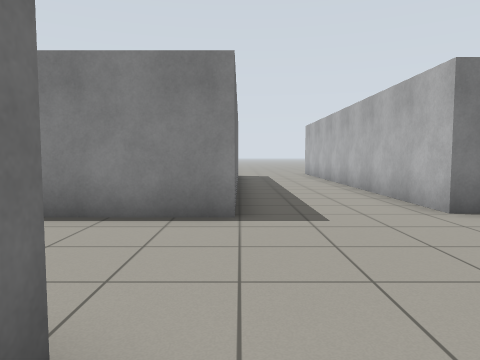
view 1 (above)

18 first-person views from a walk through a robot-simulator world made for Gazebo. The camera is 0.94 m above the floor, tilts 4° down and sees 70° across. The floor is counted in squares, 1 m on a side. Each view is taken from the middle of a square. On the plan, view 1 faces up. The plan holds only what a view shows up to about 12 squares ahead; the rest is blank.

view 2
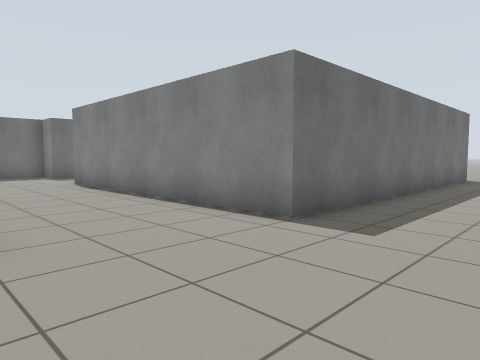

view 3
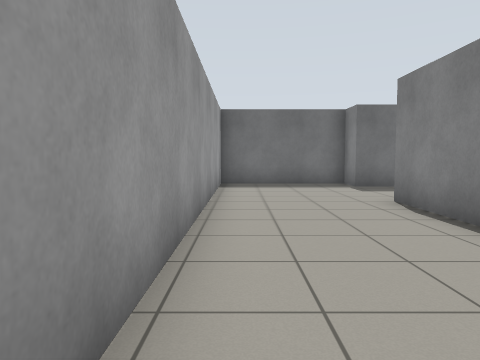

view 4
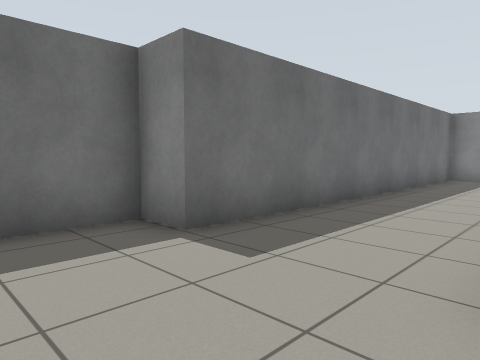

view 5
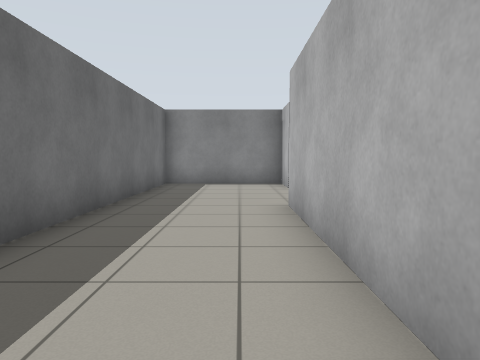

view 6
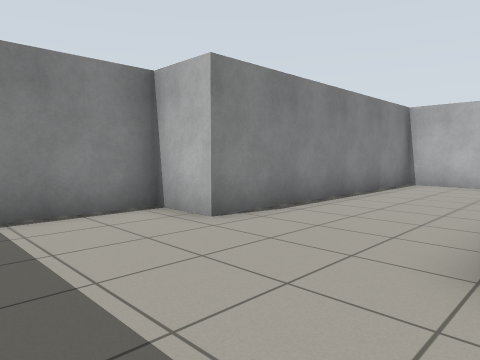

view 7
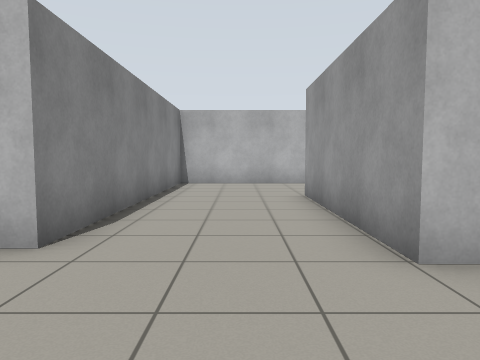

view 8
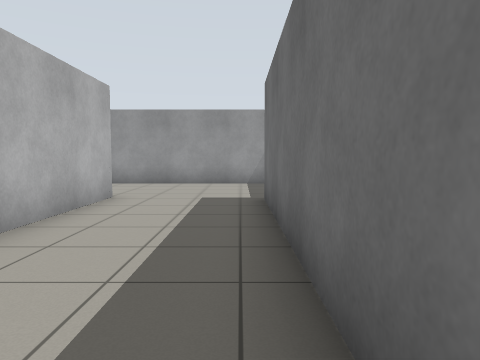

view 9
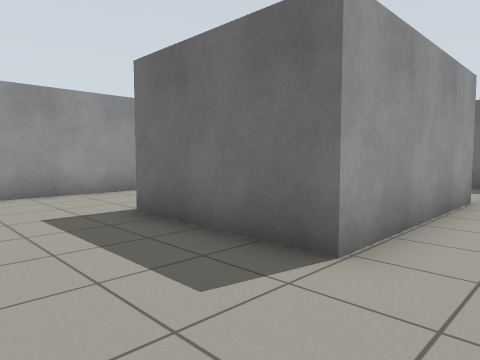

view 10
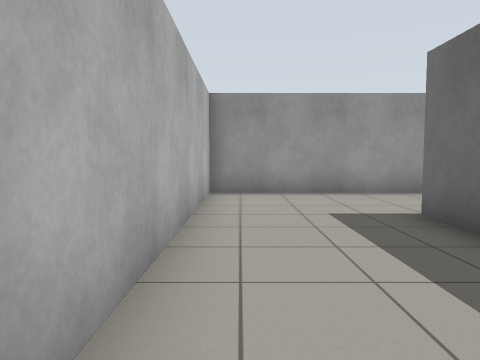

view 11
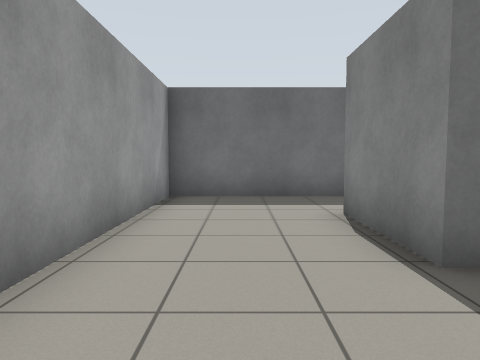

view 12
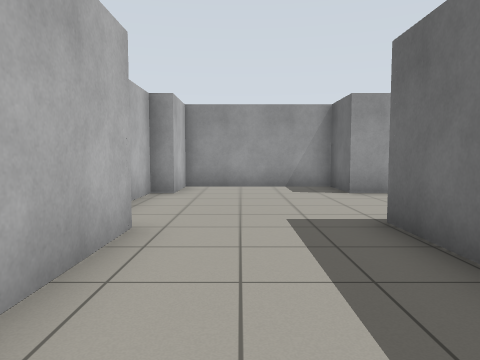

view 13
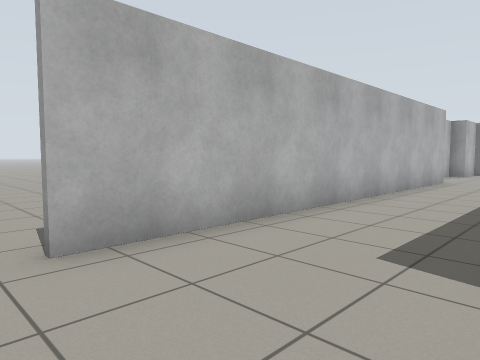

view 14
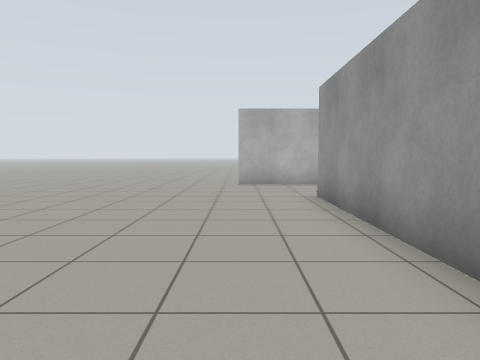

view 15
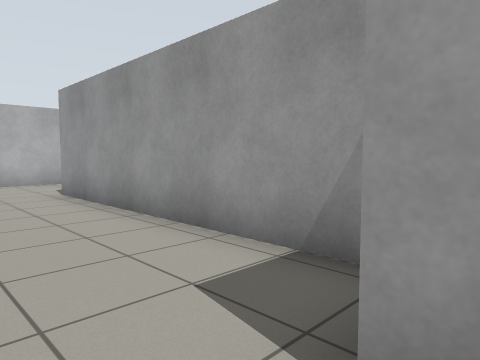

view 16
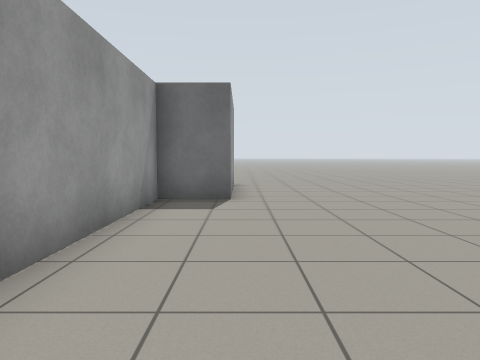

view 17
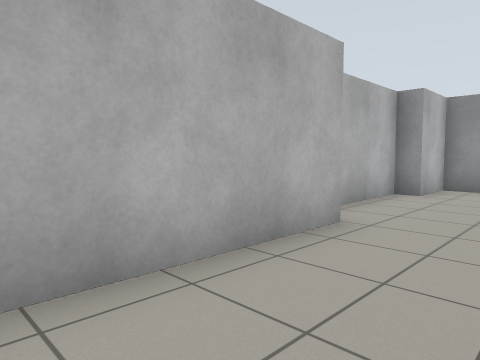

view 18
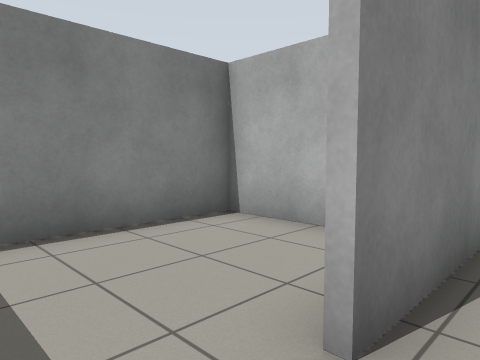

### Floor plan
Points are (right, up) in squares from view 1. A wall is a line through its corners. A room is listed if a view was taken in it or the views show most of it. See-through windows are left out.
Room 1 (views 1, 2, 3, 4, 5, 6, 7, 8, 9, 10, 11, 12, 13, 14, 15, 16, 17, 18)
walls: (-0.1, 15) (-0.1, 5.2) (-9.1, 5.2) (-9.1, 12.4) (-3.8, 12.4) (-3.8, 8.7) (-6.6, 8.7); (-8.9, 9.5) (-8.9, 5.4) (-0.2, 5.4) (-0.2, 16) (-8.6, 16) (-8.6, 17.6) (-12.5, 17.6) (-12.5, 5.6) (-13.6, 5.6) (-13.6, 1.3); (4, 5.6) (3.4, 5.6) (3.4, 18.1); (4.3, 1.4) (4.3, 4); (-11.3, 17.8) (-8.4, 17.8) (-8.4, 16.2) (0, 16.2); (-13.4, 1.4) (-0.8, 1.4) (-0.8, -0.5) (3.7, -0.5) (3.7, 1.4)
ways out: opening at (-7.5, 9) to room 2; opening at (-13, 19); opening at (4, 19)
Room 2 (no view inside)
walls: (-4, 10.4) (-4, 12.3) (-7.4, 12.3)
ways out: opening at (-7.5, 9) to room 1

Positions as (right, up) in squares from view 1, and headings:
1: (0, 0), facing up
2: (3, 1), facing up-left
3: (-2, 2), facing left
4: (-9, 3), facing up-left
5: (-10, 6), facing up
6: (-12, 12), facing up-right
7: (-12, 14), facing right
8: (-12, 13), facing down
9: (-1, 14), facing down-left
10: (-1, 14), facing down
11: (-1, 7), facing left
12: (2, 10), facing down
13: (0, 19), facing down-right
14: (-8, 18), facing right
15: (-9, 19), facing down-right
16: (-1, 18), facing left
17: (1, 10), facing down-right
18: (-8, 8), facing up-right
